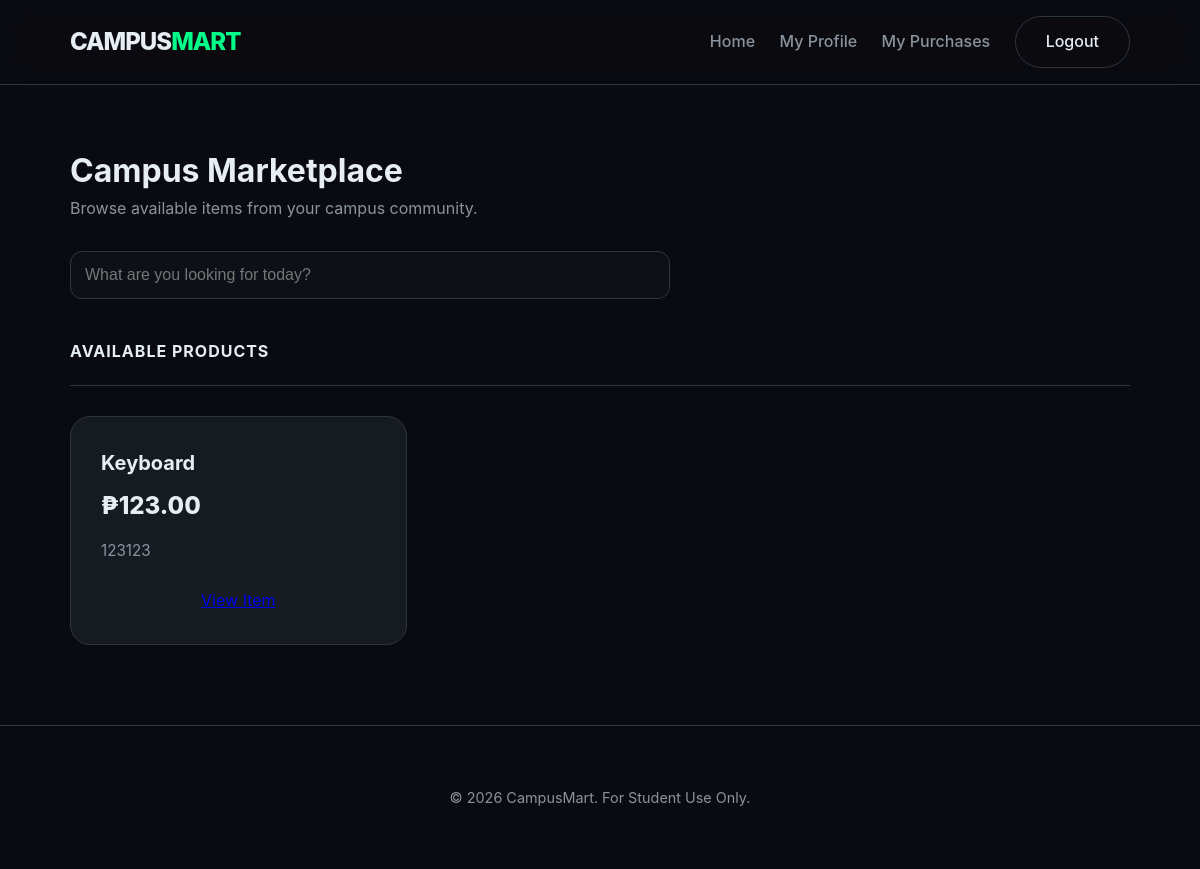
/templates/user_dashboard.php (signed in), run on an earlier commit of the app's database.
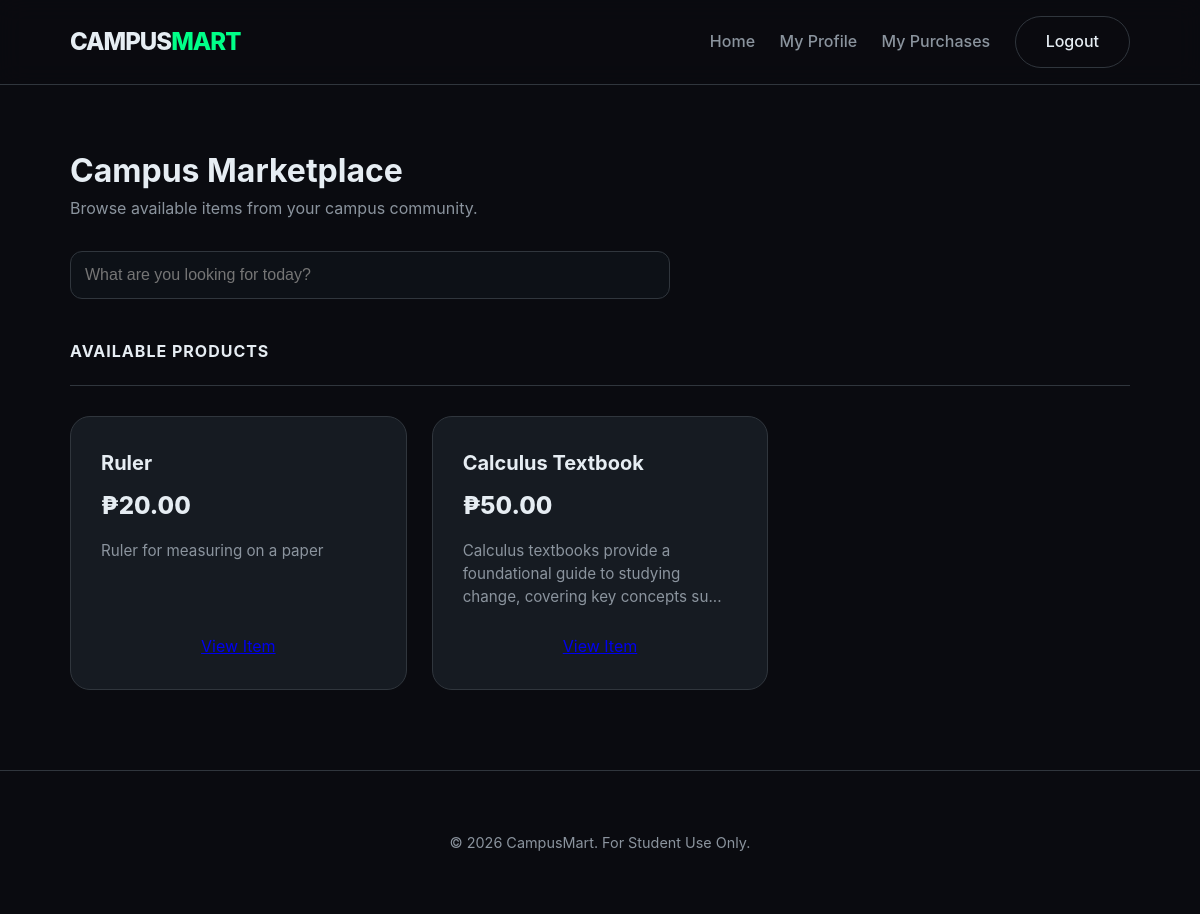
And on a later commit of the database.
### tables this page shows
CREATE TABLE `products` (
  `id` int(11) NOT NULL,
  `name` varchar(100) DEFAULT NULL,
  `price` int(11) DEFAULT NULL,
  `description` text DEFAULT NULL,
  `category` varchar(50) DEFAULT 'General'
);

### templates/user_dashboard.php (the view, shortened to what this page needs)
<?php
include "../actions/database.php";
$query = "SELECT id, name, price, description FROM products ORDER BY id DESC";
$result = $conn->query($query);
?>
<!DOCTYPE html>
<html lang="en">
<head>
    <link rel="stylesheet" href="/CampusMart/css/style.css">
</head>
<body class="dashboard-body">
    <nav class="navbar">
        <div class="nav-container">
            <a href="user_dashboard.php" class="logo">CAMPUS<span>MART</span></a>
            <div class="nav-links">
                <a href="user_dashboard.php" class="active">Home</a>
                <a href="profile.php">My Profile</a>
                <a href="orders.php">My Purchases</a>
                <a href="../actions/logout.php" class="btn-secondary">Logout</a>
            </div>
        </div>
    </nav>
    <main class="container">
        <header class="dashboard-header">
            <h1>Campus Marketplace</h1>
            <p style="color: var(--text-dim);">Browse available items from your campus community.</p>
            <div class="search-wrap" style="margin-top: 30px;">
                <input type="text" placeholder="What are you looking for today?" style="max-width: 600px; width: 100%;">
            </div>
        </header>
        <section class="marketplace-section">
            <div class="section-title-bar">
                <h2 style="font-size: 1rem; text-transform: uppercase; letter-spacing: 1px;">Available Products</h2>
            </div>
            <div class="product-grid">
                <?php if ($result && $result->num_rows > 0): ?>
                    <?php while ($row = $result->fetch_assoc()):
                        $id = $row['id'];
                        $name = htmlspecialchars($row['name']);
                        $price = number_format($row['price'], 2);
                        $description = htmlspecialchars($row['description']);
                    ?>
                        <div class="card">
                            <h3><?php echo $name; ?></h3>
                            <span class="price-tag">₱<?php echo $price; ?></span>
                            <p><?php echo (strlen($description) > 95) ? substr($description, 0, 92) . '...' : $description; ?></p>
                            <div class="card-footer" style="margin-top: auto;">
                                <a href="product_details.php?id=<?php echo $id; ?>" class="btn-buy" style="display: block; width: 100%; text-align: center;">View Item</a>
                            </div>
                        </div>
                    <?php endwhile; ?>
                <?php endif; ?>
            </div>
        </section>
    </main>
    <footer style="padding: 60px 0; border-top: 1px solid var(--border); margin-top: 80px;">
        <div class="container center-text">
            <p style="color: var(--text-dim); font-size: 0.9rem;">&copy; 2026 CampusMart. For Student Use Only.</p>
        </div>
    </footer>
</body>
</html>

What changed in the data, as far as the page shows it:
removed products: name "Keyboard", price "123.00", description "123123"
added products: name "Ruler", price "20.00", description "Ruler for measuring on a paper"
added products: name "Calculus Textbook", price "50.00", description "Calculus textbooks provide a foundational guide to studying change, covering key concepts su"
